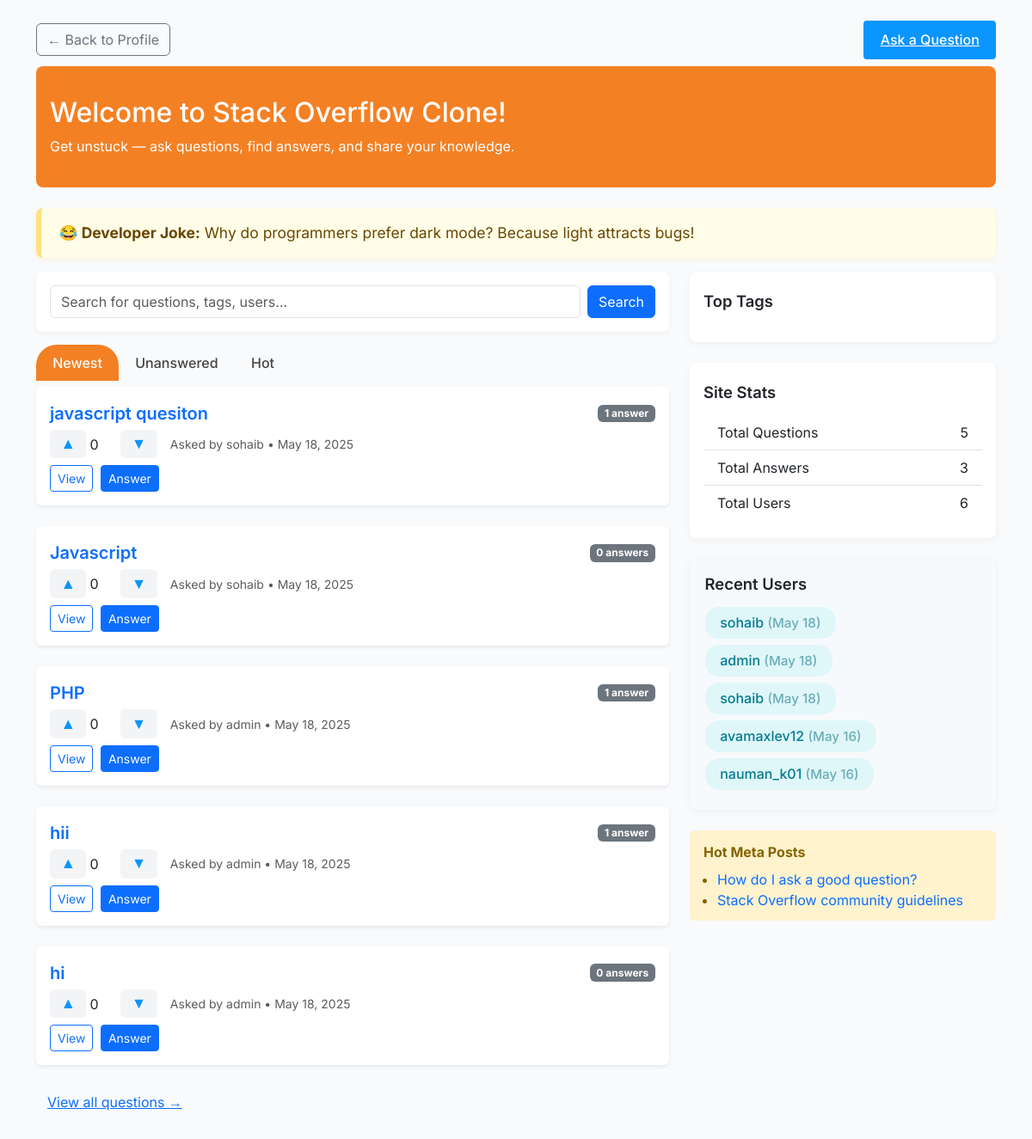
The page /p1/index.php on the database its author committed.
### tables this page shows
CREATE TABLE `questions` (
  `id` int(11) NOT NULL,
  `user_id` int(11) NOT NULL,
  `title` varchar(255) NOT NULL,
  `body` text NOT NULL,
  `created_at` timestamp NOT NULL DEFAULT current_timestamp()
);

CREATE TABLE `users` (
  `user_id` int(11) NOT NULL,
  `username` varchar(50) NOT NULL,
  `email` varchar(100) NOT NULL,
  `password` varchar(255) NOT NULL,
  `created_at` timestamp NOT NULL DEFAULT current_timestamp()
);

### p1/index.php (the view, shortened to what this page needs)
<?php
include_once('connect.php');
$tab = isset($_GET['tab']) ? $_GET['tab'] : 'newest';
switch ($tab) {
    default:
        $questions = $pdo->query("
            SELECT q.id, q.title, q.created_at, u.username,
                (SELECT COUNT(*) FROM answers a WHERE a.question_id = q.id) AS answers_count
            FROM questions q
            JOIN users u ON q.user_id = u.user_id
            ORDER BY q.created_at DESC
            LIMIT 10
        ")->fetchAll(PDO::FETCH_ASSOC);
}
$totalQuestions = $pdo->query("SELECT COUNT(*) FROM questions")->fetchColumn();
$totalUsers = $pdo->query("SELECT COUNT(*) FROM users")->fetchColumn();
$totalAnswers = $pdo->query("SELECT COUNT(*) FROM answers")->fetchColumn();
$recentUsers = $pdo->query("SELECT username, created_at FROM users ORDER BY created_at DESC LIMIT 5")->fetchAll(PDO::FETCH_ASSOC);
$jokes = [
    "Why do programmers prefer dark mode? Because light attracts bugs!",
    "A SQL query walks into a bar, approaches two tables and asks: 'Can I join you?'",
    "There are only 10 types of people: those who understand binary and those who don't.",
    "Why did the developer go broke? Because he used up all his cache.",
    "Why do Java developers wear glasses? Because they can't C#."
];
$joke = $jokes[array_rand($jokes)];
?>
<!DOCTYPE html>
<html>
<head>
    <link rel="stylesheet" href="https://cdn.jsdelivr.net/npm/bootstrap@5.3.2/dist/css/bootstrap.min.css">
</head>
<body>
    <div class="container my-4 position-relative">
        <div class="header-actions-bar mb-2">
            <a href="profile.php" class="btn btn-outline-secondary">
                &larr; Back to Profile
            </a>
            <a href="questions.php" class="ask-btn">Ask a Question</a>
        </div>
        <div class="welcome-banner mb-4 d-flex flex-column flex-md-row justify-content-between align-items-center">
            <div>
                <h2>Welcome to Stack Overflow Clone!</h2>
                <p class="mb-0">Get unstuck — ask questions, find answers, and share your knowledge.</p>
            </div>
        </div>
        <div class="joke-card mb-3">
            <b>😂 Developer Joke:</b> <?= $joke ?>
        </div>
        <div class="row">
            <div class="col-lg-8">
                <div class="search-bar p-3 mb-4">
                    <form action="search.php" method="get" class="d-flex" role="search">
                        <input type="text" name="q" class="form-control me-2" placeholder="Search for questions, tags, users..." aria-label="Search" required>
                        <button class="btn btn-primary" type="submit">Search</button>
                    </form>
                </div>
                <ul class="nav mb-3">
                    <li class="nav-item"><a class="tab-link<?= $tab == 'newest' ? ' active' : '' ?>" href="?tab=newest">Newest</a></li>
                    <li class="nav-item"><a class="tab-link<?= $tab == 'unanswered' ? ' active' : '' ?>" href="?tab=unanswered">Unanswered</a></li>
                    <li class="nav-item"><a class="tab-link<?= $tab == 'hot' ? ' active' : '' ?>" href="?tab=hot">Hot</a></li>
                </ul>
                <div>
                    <ul class="list-unstyled question-list">
                        <?php foreach ($questions as $q): ?>
                            <li class="p-3 bg-white rounded shadow-sm">
                                <div class="d-flex justify-content-between align-items-center mb-1">
                                    <a href="question_view.php?id=<?= $q['id'] ?>" class="fs-5 fw-semibold text-decoration-none"><?= htmlspecialchars($q['title']) ?></a>
                                    <span class="badge bg-secondary"><?= $q['answers_count'] ?> answer<?= $q['answers_count']==1?'':'s' ?></span>
                                </div>
                                <div class="mb-2 d-flex align-items-center">
                                    <button class="btn-vote me-1" onclick="vote(this, true)" aria-label="Upvote">&#9650;</button>
                                    <span class="vote-count" style="min-width:2em;">0</span>
                                    <button class="btn-vote ms-1" onclick="vote(this, false)" aria-label="Downvote">&#9660;</button>
                                    <span class="text-muted small ms-2">
                                        Asked by <?= htmlspecialchars($q['username']) ?> &bull; <?= date('M j, Y', strtotime($q['created_at'])) ?>
                                    </span>
                                </div>
                                <div class="mt-2">
                                    <a href="question_view.php?id=<?= $q['id'] ?>" class="btn btn-sm btn-outline-primary me-1">View</a>
                                    <a href="answers.php?question_id=<?= $q['id'] ?>" class="btn btn-sm btn-primary">Answer</a>
                                </div>
                            </li>
                        <?php endforeach; ?>
                    </ul>
                    <a href="questions.php" class="btn btn-link">View all questions &rarr;</a>
                </div>
            </div>
            <div class="col-lg-4">
                <div class="sidebar mb-4">
                    <div class="section-title">Top Tags</div>
                </div>
                <div class="sidebar mb-4">
                    <div class="section-title">Site Stats</div>
                    <ul class="list-group list-group-flush">
                        <li class="list-group-item d-flex justify-content-between align-items-center">Total Questions <span><?= $totalQuestions ?></span></li>
                        <li class="list-group-item d-flex justify-content-between align-items-center">Total Answers <span><?= $totalAnswers ?></span></li>
                        <li class="list-group-item d-flex justify-content-between align-items-center">Total Users <span><?= $totalUsers ?></span></li>
                    </ul>
                </div>
                <div class="sidebar mb-4 recent-users-section">
                    <div class="section-title">Recent Users</div>
                    <?php foreach ($recentUsers as $ru): ?>
                        <span class="user-badge">
                            <?= htmlspecialchars($ru['username']) ?>
                            <small style="color:#6aacb7; font-size:0.95em;">(<?= date('M j', strtotime($ru['created_at'])) ?>)</small>
                        </span>
                    <?php endforeach; ?>
                </div>
                <div class="hot-meta">
                    <div class="fw-bold mb-2">Hot Meta Posts</div>
                    <ul class="mb-0 ps-3">
                        <li><a href="#" class="text-decoration-none">How do I ask a good question?</a></li>
                        <li><a href="#" class="text-decoration-none">Stack Overflow community guidelines</a></li>
                    </ul>
                </div>
            </div>
        </div>
    </div>
</body>
</html>

### p1/index.php (style rules this page uses)
body { background: #f8fafc; font-family: 'Inter', Arial, sans-serif; }
.welcome-banner { background: #f48024; color: #fff; padding: 2.2rem 1rem; border-radius: 8px; position: relative; }
.search-bar { background: #fff; box-shadow: 0 2px 8px rgba(0,0,0,0.04); border-radius: 8px; }
.question-list li { margin-bottom: 1.5rem; }
.ask-btn { background: #0a95ff; color: #fff; border-radius: 4px; padding: 0.65em 1.2em; font-weight: 500; }
.tab-link { text-decoration: none; color: #444; padding: 0.7rem 1.2rem; border-radius: 24px 24px 0 0; font-weight: 500; }
.tab-link.active, .tab-link:hover { background: #f48024; color: #fff; }
.sidebar { background: #fff; border-radius: 8px; box-shadow:0 2px 10px rgba(0,0,0,0.05); padding: 1.3rem 1rem; }
.sidebar .section-title { font-size: 1.15rem; font-weight: 600; margin-bottom: 0.8rem; }
.hot-meta { background: #fff3cd; color: #856404; border-radius: 6px; padding: 0.8rem 1rem; margin-bottom: 1rem; }
.header-actions-bar { display: flex; justify-content: space-between; align-items: center; flex-wrap: wrap; margin-bottom: 1.5rem; gap: 1rem; }
.joke-card { background: #fffde7; border-left: 6px solid #ffe082; padding: 1rem 1.3rem; border-radius: 8px; margin-bottom: 1.5rem; font-size: 1.09em; color: #694800; box-shadow: 0 2px 6px #ffecb366; }
.recent-users-section { background: #f7fafc; border-radius: 8px; padding: 1rem 1.1rem; margin-bottom: 1.2rem; }
.recent-users-section .user-badge { display: inline-block; margin-right: 9px; margin-bottom: 7px; padding: 0.38em 1.1em; border-radius: 16px; background: #e0f7fa; color: #007c91; font-weight: 500; font-size: 1em; }
.question-list .btn-vote { background: #f3f4f6; color: #0a95ff; border: none; border-radius: 6px; padding: 0.2em 0.7em; margin-right: 7px; font-size: 1.11em; font-weight: 600; transition: background 0.1s; }

### rows shown on the page
questions: title "javascript quesiton", answers_count "1", user.username "sohaib", created_at "May 18, 2025"
questions: title "Javascript", answers_count "0", user.username "sohaib", created_at "May 18, 2025"
questions: title "PHP", answers_count "1", user.username "admin", created_at "May 18, 2025"
questions: title "hii", answers_count "1", user.username "admin", created_at "May 18, 2025"
questions: title "hi", answers_count "0", user.username "admin", created_at "May 18, 2025"
users: username "sohaib", created_at "May 18"
users: username "admin", created_at "May 18"
users: username "sohaib", created_at "May 18"
users: username "avamaxlev12", created_at "May 16"
users: username "nauman_k01", created_at "May 16"

### other values the page prints
$totalQuestions "5"
$totalAnswers "3"
$totalUsers "6"
